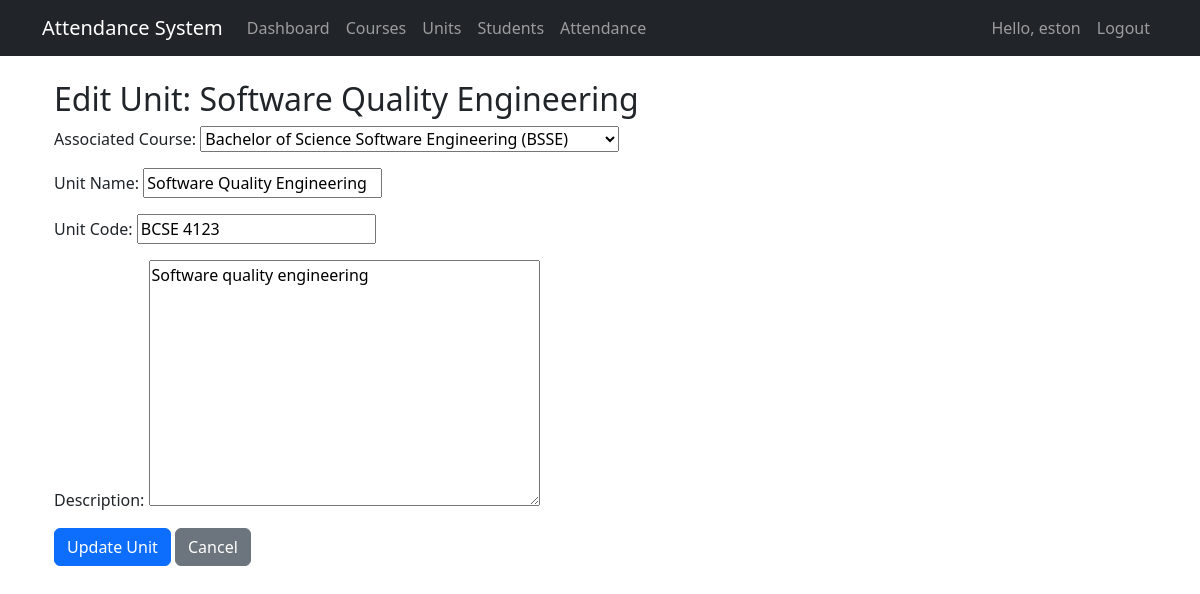
The app's page /attendance/units/edit/2/ (signed in) with its own data.
### attendance_app/models.py (models this page shows, shortened)
class Unit(models.Model):
    course = models.ForeignKey(Course, on_delete=models.CASCADE, related_name='units')
    name = models.CharField(max_length=100)
    code = models.CharField(max_length=20, unique=True)
    description = models.TextField(blank=True)

class Course(models.Model):
    name = models.CharField(max_length=100)
    code = models.CharField(max_length=20, unique=True)
    description = models.TextField(blank=True)
    created_at = models.DateTimeField(auto_now_add=True)
    def __str__(self):
        return f"{self.name} ({self.code})"

### attendance_app/views.py (the view)
# urls.py: path('units/edit/<int:unit_id>/', views.edit_unit, name='edit_unit'),
@login_required
@user_passes_test(is_admin)
def edit_unit(request, unit_id):
    unit = get_object_or_404(Unit, pk=unit_id)
    if request.method == 'POST':
        form = UnitForm(request.POST, instance=unit)
        if form.is_valid():
            form.save()
            messages.success(request, 'Unit updated successfully!')
            return redirect('unit_list')
        else:
            messages.error(request, 'Please correct the errors below.')
    else:
        form = UnitForm(instance=unit)
    return render(request, 'attendance_app/admin/edit_unit.html', {
        'form': form,
        'unit': unit
    })

### attendance_app/forms.py
class UnitForm(forms.ModelForm):
    class Meta:
        model = Unit
        fields = ['course', 'name', 'code', 'description']
        labels = {
            'course': 'Associated Course',
            'name': 'Unit Name',
            'code': 'Unit Code',
            'description': 'Description'
        }

### attendance_app/views.py (called while the page is built)
def is_admin(user):
    return user.is_superuser

### templates/attendance_app/admin/edit_unit.html (shortened to what this page needs)
{% extends "attendance_app/base.html" %}
{% block content %}
<div class="container mt-4">
    <h2>Edit Unit: {{ unit.name }}</h2>
    <form method="post">
        {{ form.as_p }}
        <button type="submit" class="btn btn-primary">Update Unit</button>
        <a href="{% url 'unit_list' %}" class="btn btn-secondary">Cancel</a>
    </form>
</div>
{% endblock %}

### templates/attendance_app/base.html (shortened to what this page needs)
<!DOCTYPE html>
<html lang="en">
<head>
    <link href="https://cdn.jsdelivr.net/npm/bootstrap@5.3.0/dist/css/bootstrap.min.css" rel="stylesheet">
    <link rel="stylesheet" href="https://cdn.jsdelivr.net/npm/bootstrap-icons@1.10.0/font/bootstrap-icons.css">
<link rel="stylesheet" href="https://cdn.jsdelivr.net/npm/bootstrap-icons@1.10.0/font/bootstrap-icons.css">
</head>
<body>
    <nav class="navbar navbar-expand-lg navbar-dark bg-dark">
        <div class="container">
            <a class="navbar-brand" href="{% url 'home' %}">Attendance System</a>
            <div class="collapse navbar-collapse" id="navbarNav">
                <ul class="navbar-nav me-auto">
                    {% if user.is_authenticated %}
                        {% if user.is_superuser %}
                            <li class="nav-item">
                                <a class="nav-link" href="{% url 'admin_dashboard' %}">Dashboard</a>
                            </li>
                            <li class="nav-item">
                                <a class="nav-link" href="{% url 'course_list' %}">Courses</a>
                            </li>
                            <li class="nav-item">
                                <a class="nav-link" href="{% url 'unit_list' %}">Units</a>
                            </li>
                            <li class="nav-item">
                                <a class="nav-link" href="{% url 'student_list' %}">Students</a>
                            </li>
                            <li class="nav-item">
                                <a class="nav-link" href="{% url 'attendance_records' %}">Attendance</a>
                            </li>
                        {% endif %}
                    {% endif %}
                </ul>
                <ul class="navbar-nav">
                    {% if user.is_authenticated %}
                        <li class="nav-item">
                            <span class="nav-link">Hello, {{ user.username }}</span>
                        </li>
                        <li class="nav-item">
                            <a class="nav-link" href="{% url 'logout' %}">Logout</a>
                        </li>
                    {% else %}
                        <li class="nav-item">
                            <a class="nav-link" href="{% url 'login' %}">Login</a>
                        </li>
                    {% endif %}
                </ul>
            </div>
        </div>
    </nav>
    <div class="container mt-4">
        {% block content %}{% endblock %}
    </div>
</body>
</html>

### records on screen
Unit: name "Software Quality Engineering", course "Bachelor of Science Software Engineering (BSSE)", description "Software quality engineering"
Course: name "Software Quality Engineering", code "BCSE 4123"

### other values on screen
{{ user.username }} "eston"
